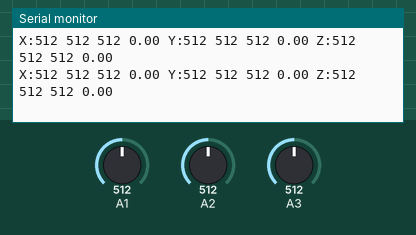
This sketch was run on a simulated Arduino Uno, built with avr-gcc and run on an emulated ATmega328P. On the bench: the last lines printed to the serial monitor. The inputs (shaded band) are chosen by the test bench; at power-on: A1 = 512, A2 = 512, A3 = 512.

Above: at 1.2 s.
1.3 s: A1 set to 984
At 1.35 s:
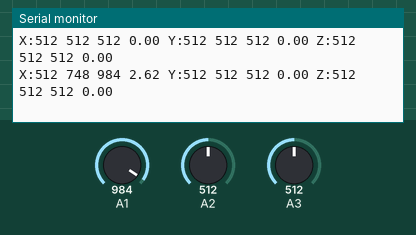
2.8 s: A1 set to 1011
At 2.8 s:
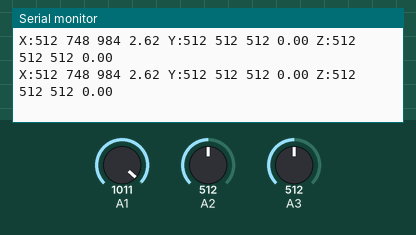
5.8 s: A2 set to 989
At 5.8 s:
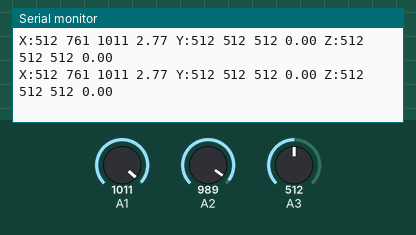
7.3 s: A2 set to 1007
At 7.34 s:
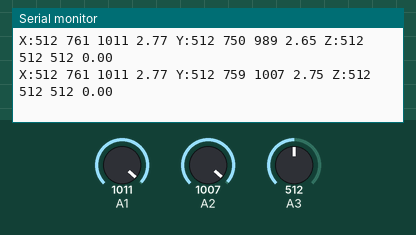
10.3 s: A3 set to 990
At 10.33 s:
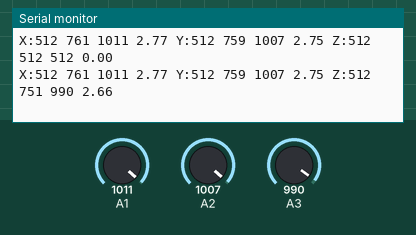
13.3 s: A3 set to 1013
At 13.33 s:
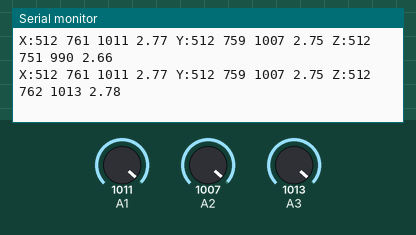
Timing chart, 0 to 15.8 s (numbered marks = the images above; inputs shaded):
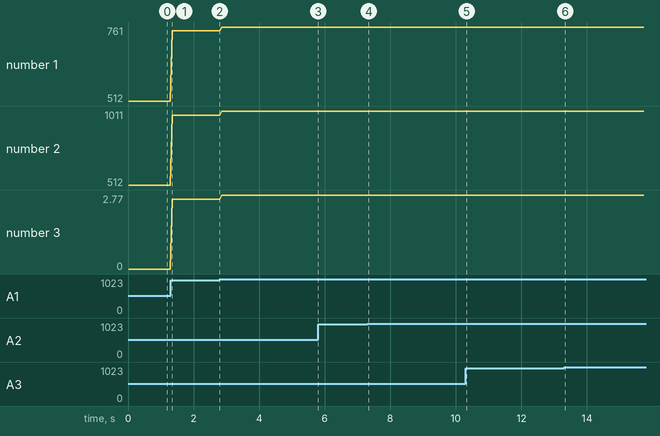

The sketch:

gesture_checker.ino
```cpp
#include <Servo.h>

int maxX = 0;
int minX = 1000;
int maxY = 0;
int minY = 1000;
int maxZ = 0;
int minZ = 1000;

void setup() {
    Serial.begin(9600);
    Serial.println("Check... Start!");
}

void loop() {
    long x,y,z;
    x = y = z = 0;

    x = analogRead(1);
    y = analogRead(2);
    z = analogRead(3);

    if (maxX < x) {
        maxX = x;
    }

    if (minX > x) {
        minX = x;
    }

    if (maxY < y) {
        maxY = y;
    }

    if (minY > y) {
        minY = y;
    }


    if (maxZ < z) {
        maxZ = z;
    }

    if (minZ > z) {
        minZ = z;
    }

    int centerX = (maxX - minX)/2+minX;
    int centerY = (maxY - minY)/2+minY;
    int centerZ = (maxZ - minZ)/2+minZ;

    float rotateX = ((float)maxX - (float)minX)/180;
    float rotateY = ((float)maxY - (float)minY)/180;
    float rotateZ = ((float)maxZ - (float)minZ)/180;

    Serial.print("X:");
    Serial.print(minX);
    Serial.print(" ");
    Serial.print(centerX);
    Serial.print(" ");
    Serial.print(maxX);
    Serial.print(" ");
    Serial.print(rotateX);

    Serial.print(" Y:");
    Serial.print(minY);
    Serial.print(" ");
    Serial.print(centerY);
    Serial.print(" ");
    Serial.print(maxY);
    Serial.print(" ");
    Serial.print(rotateY);

    Serial.print(" Z:");
    Serial.print(minZ);
    Serial.print(" ");
    Serial.print(centerZ);
    Serial.print(" ");
    Serial.print(maxZ);
    Serial.print(" ");
    Serial.println(rotateZ);

    delay(50);


}
```

Measured:
- after the input at 1.3 s, the serial monitor: prints a new line at once (image 1)
- after the input at 7.3 s, the serial monitor: prints a new line at once (image 4)
- after the input at 10.3 s, the serial monitor: prints a new line at once (image 5)
- after the input at 13.3 s, the serial monitor: prints a new line at once (image 6)
- plotted number 1: 512 → 748 after the input at 1.3 s, 748 → 761 after the input at 2.8 s
- plotted number 2: 512 → 984 after the input at 1.3 s, 984 → 1011 after the input at 2.8 s
- plotted number 3: 0 → 2.62 after the input at 1.3 s, 2.62 → 2.77 after the input at 2.8 s
